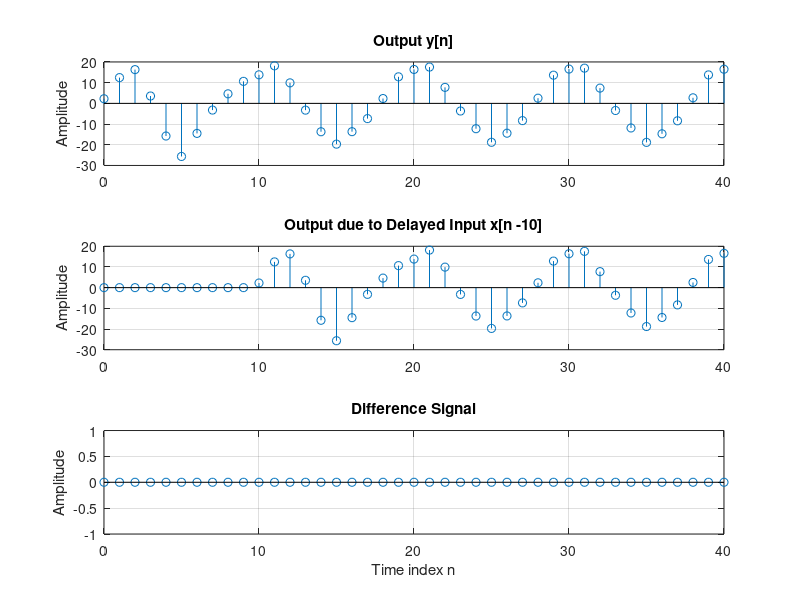

The MATLAB script that drew this image:
% Time-Invariant System
% {T}: y[n]-0.4y[n-1]+0.75y[n-2] = 2.2403x[n]+2.4908x[n-1]+2.2403x[n-2].
clf;
n = 0:40;a = 3.0;b = -2;
D = 10; %time
x = a*cos(2*pi*0.1*n) + b*cos(2*pi*0.4*n);
xd = [zeros(1,D) x];
num = [2.2403 2.4908 2.2403];
den = [1 -0.4 0.75];
y = filter(num,den,x);
yd = filter(num,den,xd);
d = y - yd(1+D:41+D);
% Draw
subplot(3,1,1)
stem(n,y);
ylabel('Amplitude'); 
title('Output y[n]'); grid;
subplot(3,1,2)
stem(n,yd(1:41));
ylabel('Amplitude');
title(['Output due to Delayed Input x[n -', num2str(D),']']); grid;
subplot(3,1,3)
stem(n,d);
xlabel('Time index n'); ylabel('Amplitude');
title('Difference Signal'); grid;
